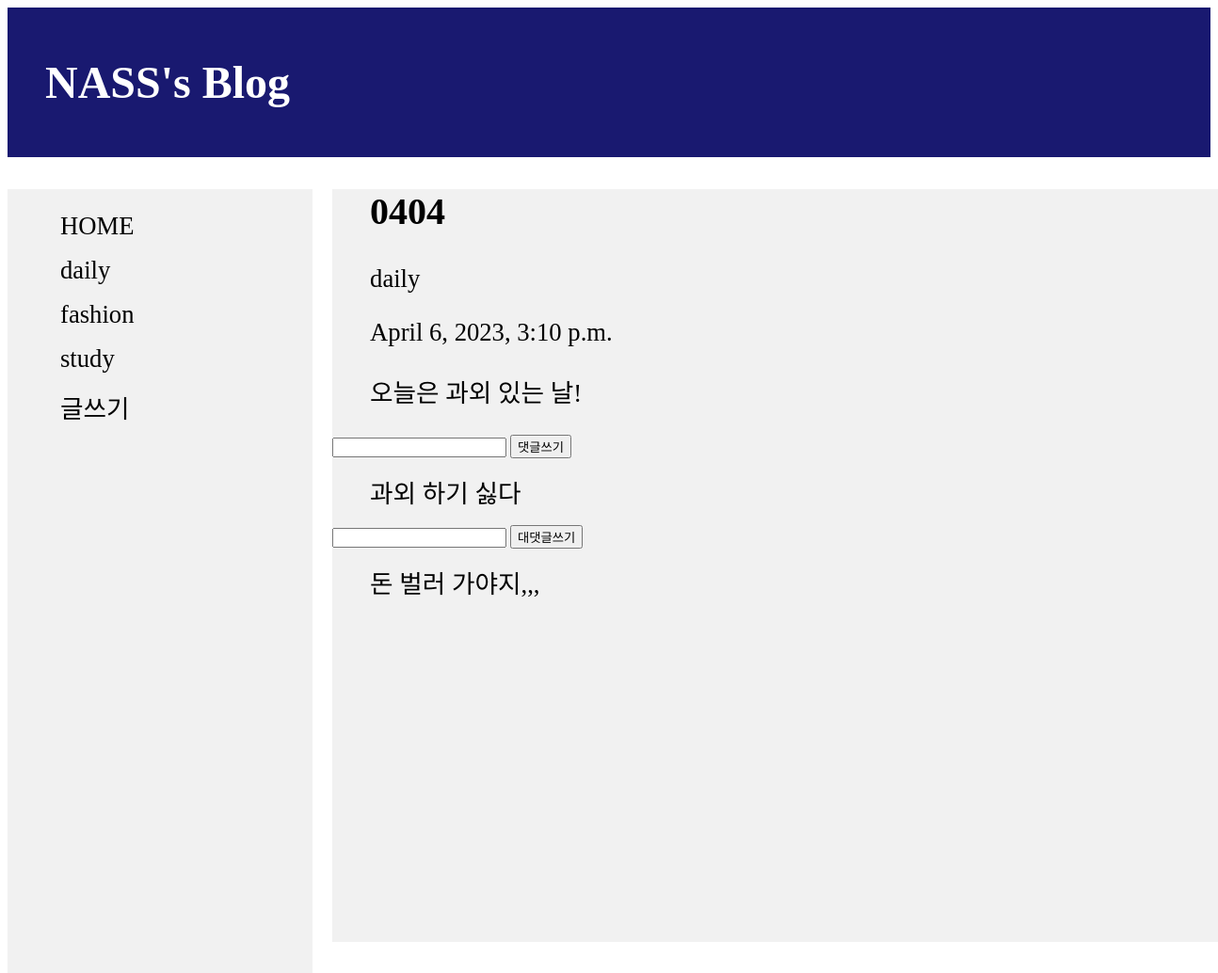
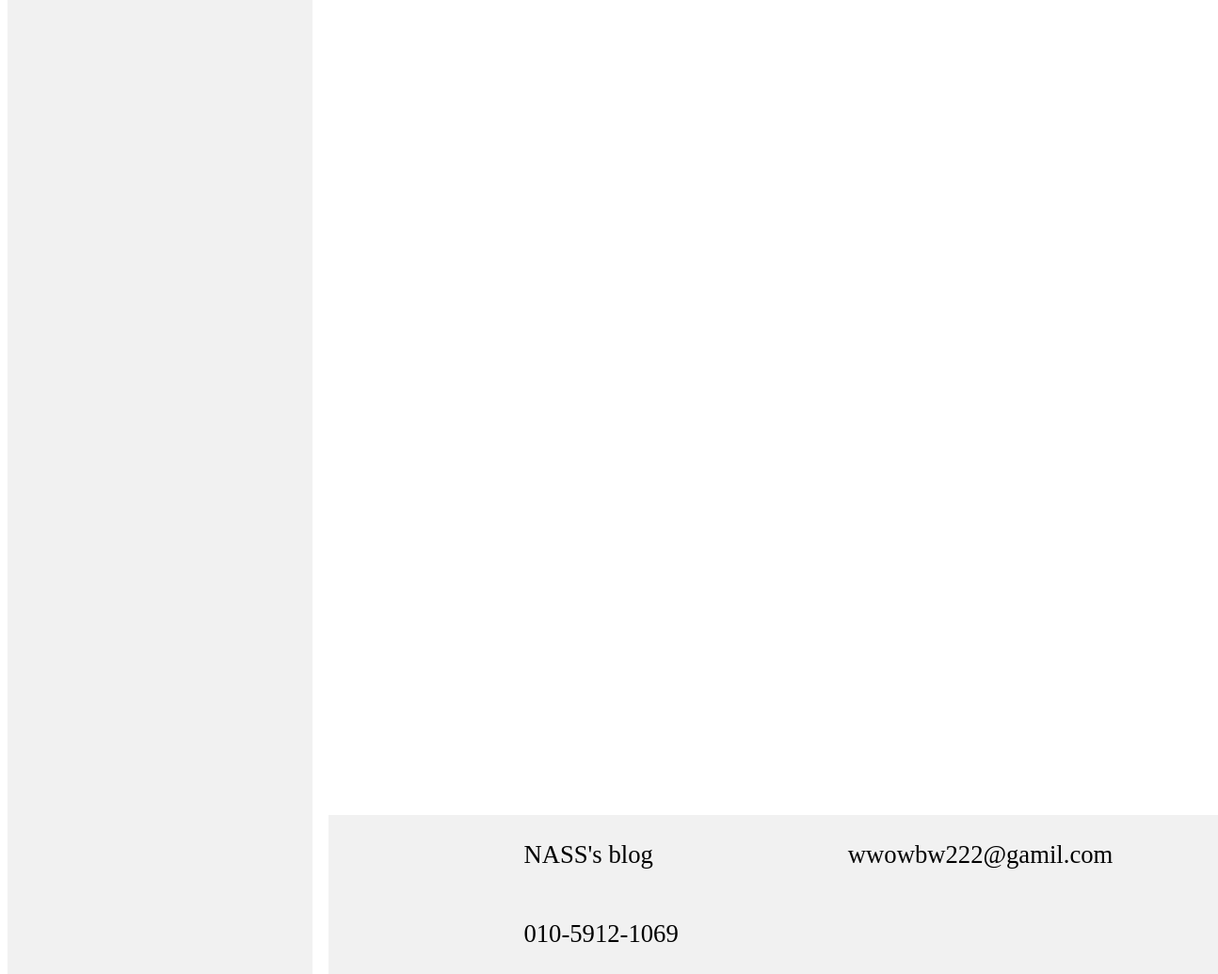
Page /recomment/1/4/ on the committed database (2 pictures, top to bottom).
### myblogApp/models.py (models this page shows, shortened)
class Article(models.Model):
    title = models.CharField(max_length=200)
    content = models.TextField()
    category = models.CharField(max_length=50, default="")
    date = models.DateTimeField(default=datetime.now())

class Comment(models.Model):
    article=models.ForeignKey(Article, on_delete=models.CASCADE, related_name='comments')
    content=models.TextField()

class Recomment(models.Model):
    comment=models.ForeignKey(Comment, on_delete=models.CASCADE, related_name='recomments')
    content=models.TextField()

### myblogApp/views.py (the view, shortened to what this page needs)
# urls.py: path('recomment/<int:list_id>/<int:comment_id>/', views.recomment, name='recomment'),
def recomment(request, list_id, comment_id):
    article = Article.objects.get(pk=list_id)
    comment = Comment.objects.get(pk=comment_id)
    categorys = ['daily', 'fashion', 'study']
    return render(request, 'recomment.html', {'article': article, 'comment': comment, 'categorys': categorys})

### myblogApp/templates/recomment.html (shortened to what this page needs)
{% extends 'base.html' %}
{% block css %}
{% load static %}
<link rel="stylesheet" type="text/css" href="{% static 'detail.css' %}">
{% endblock %}
{% block content %}
<header>
    <h1>NASS's Blog</h1>
</header>
<main>
    <div class="menu">
        <div class="category">
            <ul>
                <li><a href="{% url 'home' %}">HOME</a></li>
                {% for category in categorys %}
                <li><a href="{% url 'list' category %}">{{ category }}</a></li>
                {% endfor %}
                <li><a href="{% url 'new' %}">글쓰기</a></li>
            </ul>
        </div>
    </div>
    <div class="content">
        <ul>
            <li>
                <h2>{{ article.title }}</h2>
                <span>{{ article.category }}</span>
                <p class="date">{{ article.date }}</p>
                <p>{{ article.content }}</p>
            </li>
        </ul>
        <form action="" method="post">
            <input type="text" name="content">
            <button type="sumbit">댓글쓰기</button>
        </form>
        <ul>
            {% for comment in article.comments.all %}
            <li>
                <span>{{ comment.content }}</span>
            </li>
            {% endfor %}
        </ul>
        <form action="" method="post">
        <input type="text" name="content">
        <button type="submit">대댓글쓰기</button>
    </form>
    <ul>
        {% for recomment in comment.recomments.all %}
        <li>
            <span>{{ recomment.content }}</span>
        </li>
        {% endfor %}
    </ul>
    </div>
</main>
{% endblock %}

### myblogApp/static/detail.css (style rules this page uses)
header { background-color: #191970; margin-top: 0; padding: 20px 20px 20px 40px; position: sticky; }
header h1 { color: #ffffff; font-size: 36pt; text-decoration: none; }
.menu { list-style-type: none; margin: 0; padding: 0; width: 25%; background-color: #f1f1f1; position: fixed; height: 100%; overflow: auto; }
li a { display: block; color: #000; padding: 8px 16px; text-decoration: none; }
li { font-size: 20pt; list-style-type: none; }
.content { background-color: #f1f1f1; width: 80%; left: 27%; position: relative; height: 800px; }

### rows in the picture
Article: title "0404", category "daily", date "April 6, 2023, 3:10 p.m.", content "오늘은 과외 있는 날!"
Comment: content "과외 하기 싫다"
Recomment: content "돈 벌러 가야지,,,"

### other values in the picture
{{ category }} "daily" "fashion" "study"
